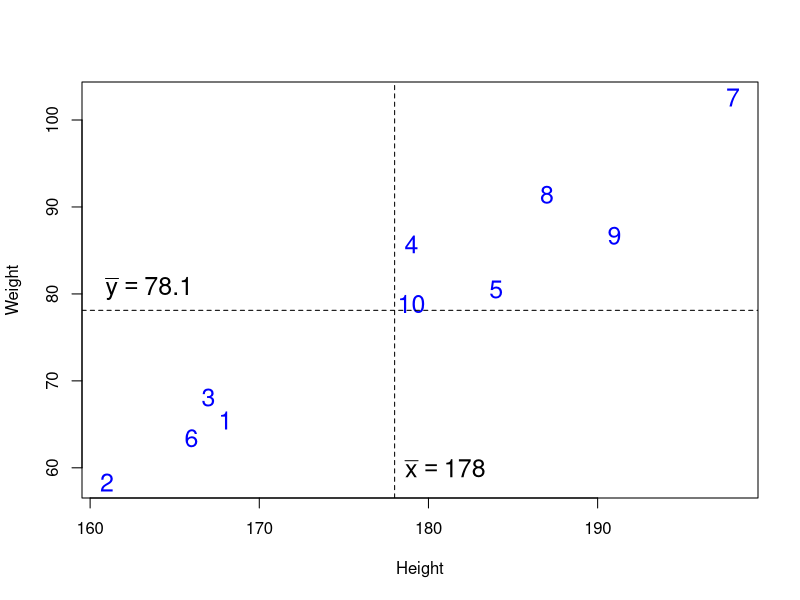
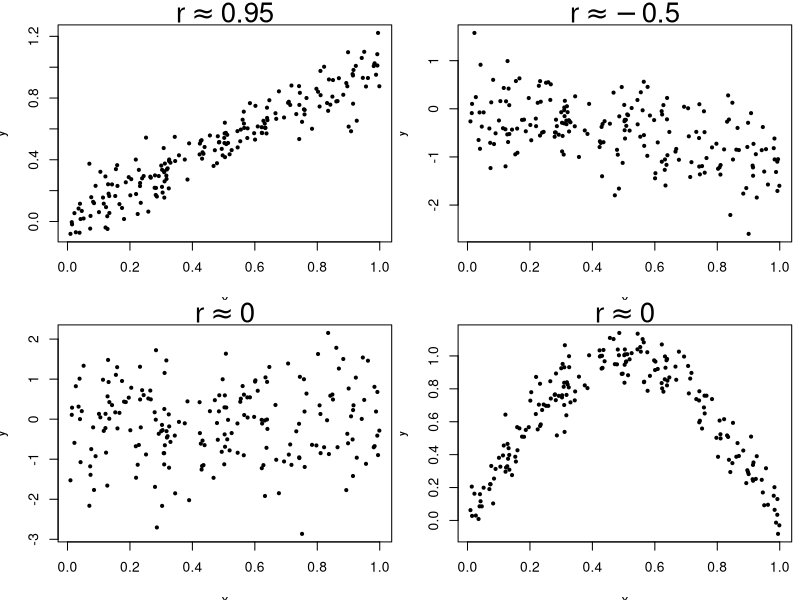
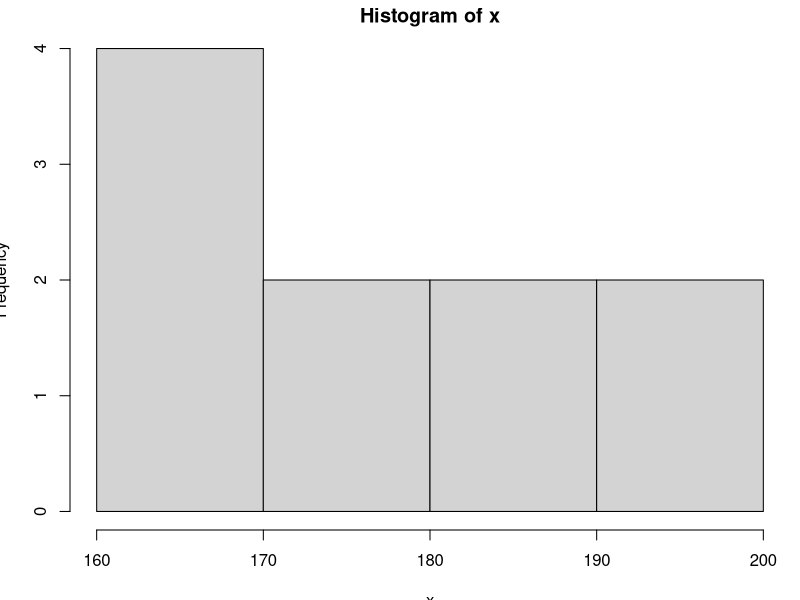
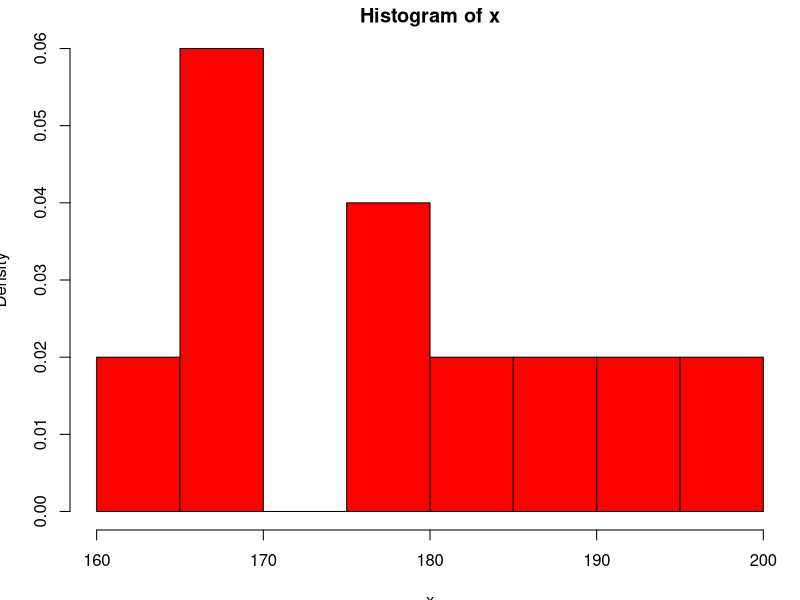
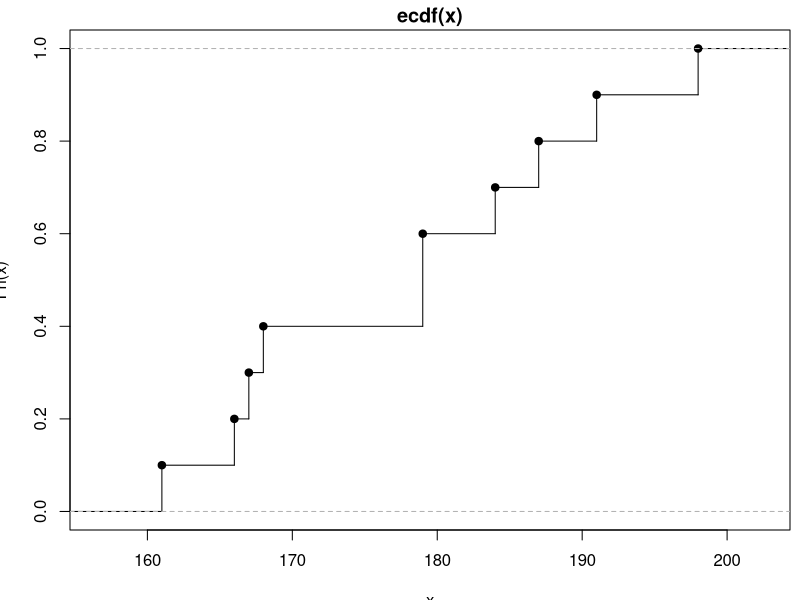
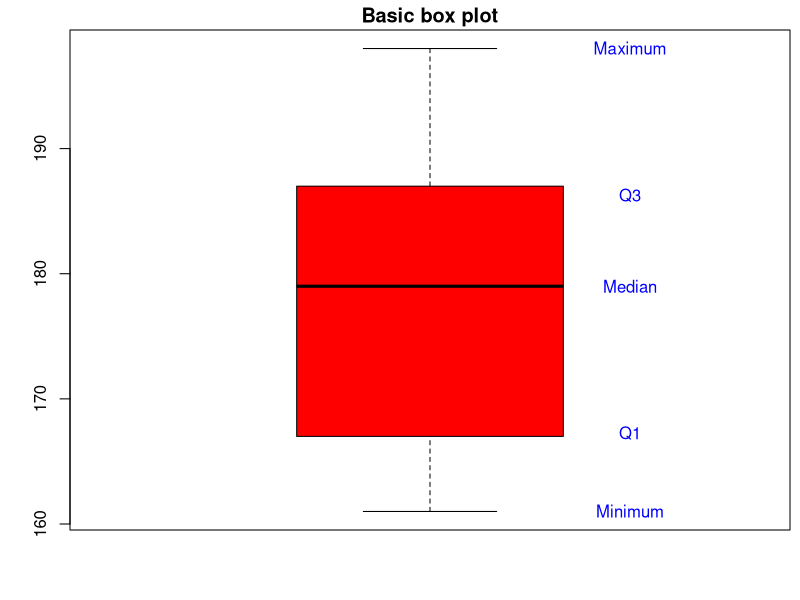
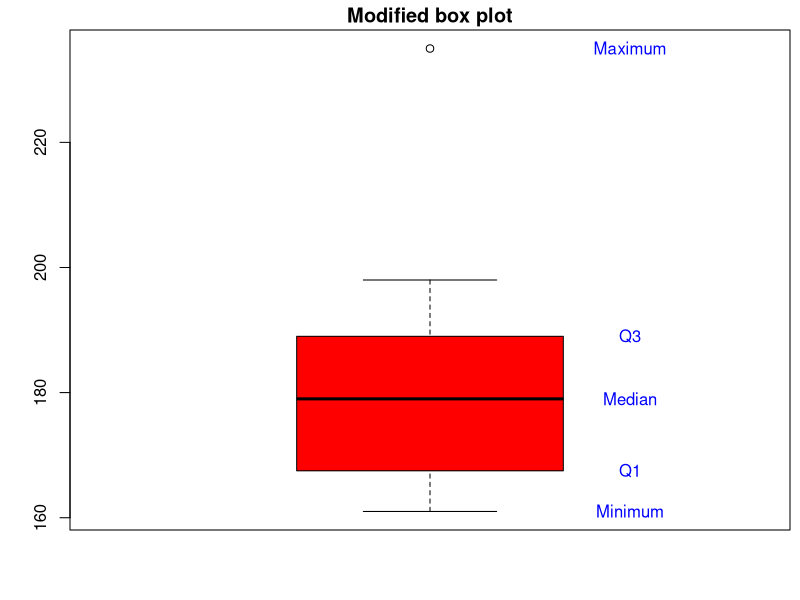

These figures' R source, in order:
#################################
## Selected summary statistics ##
#################################

# Sample: Student heights
z <- c(185, 184, 194, 180, 182)

# Ordered heights
sort(z)

# Sample mean
mean(z)

# Sample median
median(z)

# Sample variance
var(z)

# Sample standard deviation
sd(z)

# 25%, 50%, 75% percentiles
quantile(z, probs = c(.25, .50, .75), type = 2)

# IQR
IQR(z, type = 2)


##################
## Scatter plot ##
##################

# Heights
x <- c(168, 161, 167, 179, 184, 166, 198, 187, 191, 179)

# Weights
y <- c(65.5, 58.3, 68.1, 85.7, 80.5, 63.4, 102.6, 91.4, 86.7, 78.9)

# Scatter plot of weight against height
plot(x, y, xlab = "Height", ylab = "Weight", cex = 1.5, col = "blue", type = "n")
text(x, y, 1:10, cex = 1.5, col = "blue")
abline(v = mean(x), h = mean(y), lty = 2)
text(mean(x) + 3, 60, expression(bar(x) == 178), cex = 1.5)
text(163.5, mean(y) + 2.5, expression(bar(y) == 78.1), cex = 1.5)


################################
## Covariance and correlation ##
################################

# Sample covariance between height and weight
s_xy <- cov(x, y)
s_xy

# Sample standard deviations for height and weight
s_x <- sd(x)
s_x

s_y <- sd(y)
s_y

# Sample correlation between height and weight
s_xy/(s_x * s_y) # Method 1
cor(x ,y) # Method 2


###########################
## Example: Correlations ##
###########################

# Ensures that "randomness" is reproducible
set.seed(1234) 

# Simulate data
n <- 200
x <- runif(n)
y1 <- x + rnorm(n, sd = 0.1)
y2 <- -x + rnorm(n, sd = 0.5)
y3 <- rnorm(n)
y4 <- sin(pi*x) + rnorm(n, sd = 0.1)

# Make scatter plots
par(mfrow = c(2,2), mar = c(3.5, 3.5, 1.5, 0.5))
plot(x, y1, pch = 19, cex = 0.5, ylab = "y", main = expression(r%~~%0.95), cex.main = 2)
plot(x, y2, pch = 19, cex = 0.5, ylab = "y", main = expression(r%~~%-0.5), cex.main = 2)
plot(x, y3, pch = 19, cex = 0.5, ylab = "y", main = expression(r%~~%0), cex.main = 2)
plot(x, y4, pch = 19, cex = 0.5, ylab = "y", main = expression(r%~~%0), cex.main = 2)

par(mfrow = c(1,1))

#############
## R Intro ##
#############

# Adding numbers in the console
2 + 3

# Assigning a number to a variable
x <- 3
x

# Assigning a vector to a variable
x <- c(1, 4, 6, 2); x

# A vector of integers from 1 to 10
( x <- 1:10 )

# Height data from before
x <- c(168, 161, 167, 179, 184, 166, 198, 187, 191, 179)

# Sample mean
mean(x)

# Sample median
median(x)

# Sample variance
var(x)

# Sample standard deviation
sd(x)

# Sample quartiles
quantile(x, type = 2)

# Sample quantiles 0%, 10%,..,90%, 100%
quantile(x, probs = seq(0, 1, by = 0.10), type = 2)

# A histogram of the heights
hist(x)

# A density histogram of the heights
hist(x, prob = TRUE, col = "red", nclass = 8)

# Empirical cumulative distribution function of the heights
plot(ecdf(x), verticals = TRUE)

# Basic box plot of the heights ('range = 0' makes it "basic")
boxplot(x, range = 0, col = "red", main = "Basic box plot")
text(1.3, quantile(x), c("Minimum", "Q1", "Median", "Q3", "Maximum"), col = "blue")

# Modified box plot of heights with an additional extreme observation (235 cm).
# The modified version is the default.
boxplot(c(x, 235), col = "red", main = "Modified box plot")
text(1.3, quantile(c(x, 235)), c("Minimum", "Q1", "Median", "Q3", "Maximum"), col = "blue")


